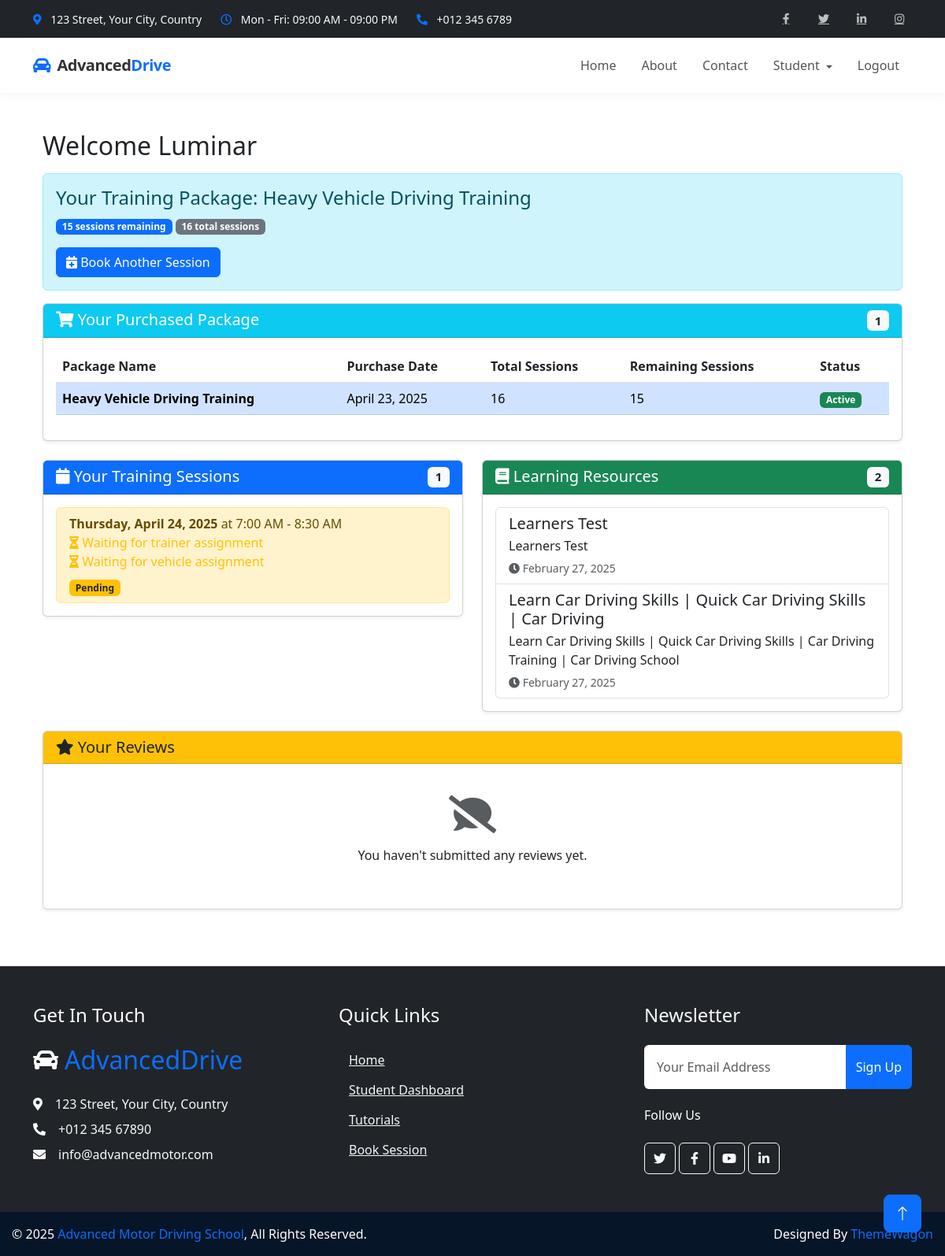
Before: /student/dashboard/ (signed in) with the older database file.
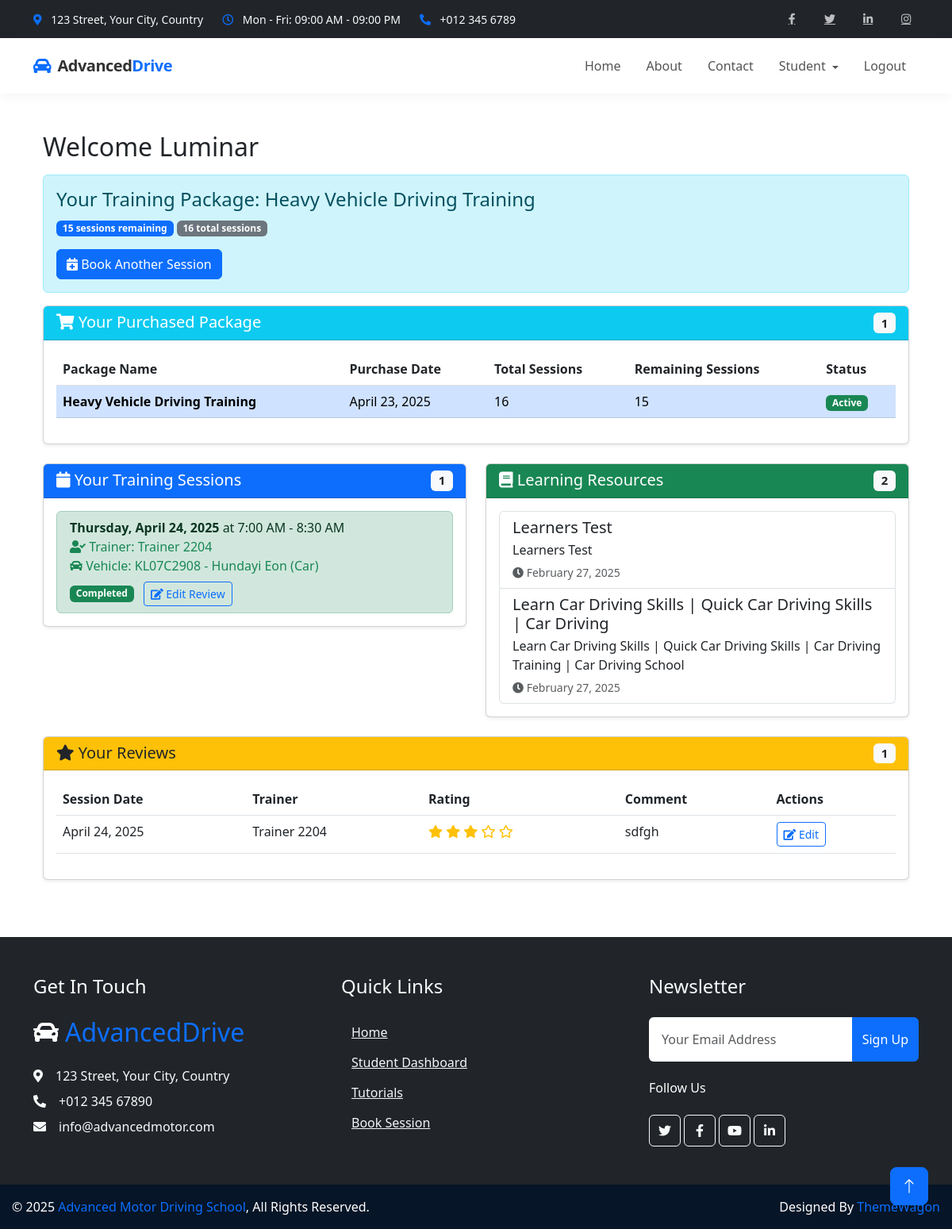
After: the same page with the newer database file.
### students/models.py (models this page shows, shortened)
class StudentPackage(models.Model):
    student = models.ForeignKey(Student, on_delete=models.CASCADE, related_name='packages')
    package = models.ForeignKey(TrainingPackage, on_delete=models.CASCADE)
    purchase_date = models.DateTimeField(auto_now_add=True)
    payment_status = models.BooleanField(default=False)
    remaining_sessions = models.PositiveIntegerField()
    has_booked_slot = models.BooleanField(default=False,null=True,blank=True)  # ✅ Add this line

class TrainingPackage(models.Model):
    course = models.ForeignKey(Course, on_delete=models.CASCADE, related_name='packages',null=True, blank=True)
    name = models.CharField(max_length=100)
    description = models.TextField()
    vehicle_type = models.CharField(max_length=10, choices=Vehicle.VEHICLE_TYPES)
    sessions = models.PositiveIntegerField()
    price = models.DecimalField(max_digits=10, decimal_places=2)

class TrainingSession(models.Model):
    TIME_SLOTS = (
        ('7:00 AM - 8:30 AM', '7:00 AM - 8:30 AM'),
        ('9:00 AM - 10:30 AM', '9:00 AM - 10:30 AM'),
        ('11:00 AM - 12:30 PM', '11:00 AM - 12:30 PM'),
        ('1:00 PM - 2:30 PM', '1:00 PM - 2:30 PM'),
        ('3:00 PM - 4:30 PM', '3:00 PM - 4:30 PM'),
        ('5:00 PM - 6:30 PM', '5:00 PM - 6:30 PM'),
    )
    student = models.ForeignKey(Student, on_delete=models.CASCADE, related_name='sessions')
    trainer = models.ForeignKey(Trainer, on_delete=models.CASCADE, related_name='sessions_trainer', null=True, blank=True)
    vehicle = models.ForeignKey(Vehicle, on_delete=models.CASCADE, related_name='sessions_vehicle', null=True, blank=True)
    student_package = models.ForeignKey(StudentPackage, on_delete=models.CASCADE, null=True, blank=True)
    session_date = models.DateField()
    time_slot = models.CharField(max_length=20, choices=TIME_SLOTS)
    completed = models.BooleanField(default=False)
    notes = models.TextField(blank=True, null=True)
    class Meta:
        unique_together = [
            ('trainer', 'session_date', 'time_slot'),
            ('student', 'session_date', 'time_slot')  # ✅ Optional but useful
        ]

class Tutorial(models.Model):
    title = models.CharField(max_length=200)
    description = models.TextField()
    content = models.TextField()
    video_url = models.URLField(blank=True, null=True)
    visible = models.BooleanField(default=True)
    created_at = models.DateTimeField(auto_now_add=True)
    updated_at = models.DateTimeField(auto_now=True)

class Review(models.Model):
    session = models.OneToOneField(TrainingSession, on_delete=models.CASCADE, related_name='review')
    student = models.ForeignKey(Student, on_delete=models.CASCADE, related_name='reviews')
    trainer = models.ForeignKey(Trainer, on_delete=models.CASCADE, related_name='reviews',null=True)
    rating = models.IntegerField(validators=[MinValueValidator(1), MaxValueValidator(5)])
    comment = models.TextField()
    created_at = models.DateTimeField(auto_now_add=True)
    class Meta:
        ordering = ['-created_at']

### trainers/models.py (models this page shows, shortened)
class Trainer(models.Model):
    user = models.OneToOneField(
        settings.AUTH_USER_MODEL,
        on_delete=models.CASCADE,
        related_name='driving_trainer_profile'
    )
    SPECIALIZATION_CHOICES = [
        ('CAR', 'Car'),
        ('SCOOTY', 'Scooty'),
        ('BOTH', 'Both Car and Scooty'),
        ('HEAVY','HEAVY'),
        ('OTHER', 'Other')
    ]
    specialization = models.CharField(
        max_length=10,
        choices=SPECIALIZATION_CHOICES,
        default='BOTH'
    )
    experience = models.PositiveIntegerField(
        validators=[MinValueValidator(0)],
        default=0,
        help_text="Years of experience as a driving trainer"
    )
    AVAILABILITY_CHOICES = [
        ('WEEKDAY', 'Weekdays Only'),
        ('WEEKEND', 'Weekends Only'),
        ('MORNING', 'Morning Shifts Only'),
        ('EVENING', 'Evening Shifts Only'),
        ('FLEXIBLE', 'Flexible Schedule'),
        ('CUSTOM', 'Custom Schedule')
    ]
    availability = models.CharField(
        max_length=10,
        choices=AVAILABILITY_CHOICES,
        default='FLEXIBLE'
    )
    is_remote = models.BooleanField(
        default=False,
        help_text="Whether this trainer provides remote training services"
    )
    service_area = models.CharField(
        max_length=255,
        blank=True,
        null=True,
        help_text="Geographic areas where remote training is available"
    )
    max_students = models.PositiveIntegerField(
        default=10,
        validators=[MinValueValidator(1)],
        help_text="Maximum number of students this trainer can handle at once"
    )
    date_joined = models.DateField(
        default=timezone.now,
        help_text="Date when the trainer joined the driving school"
    )
    license_number = models.CharField(
        max_length=50,
        blank=True,
        null=True,
        help_text="Trainer's driving license number"
    )
    notes = models.TextField(
        blank=True,
        null=True,
        help_text="Additional notes about the trainer"
    )
    is_active = models.BooleanField(
        default=True,
        help_text="Whether this trainer is currently active"
    )
    class Meta:
        ordering = ['-experience', 'user__last_name']

### vehicles/models.py (models this page shows, shortened)
class Vehicle(models.Model):
    VEHICLE_TYPES = (
        ('CAR', 'Car'),
        ('SCOOTY', 'Scooty'),
        ('OTHER', 'Other'),
        ('HEAVY','HEAVY'),
        ('SCOOTY&CAR','SCOOTY & CAR')
    )
    vehicle_number = models.CharField(max_length=20, unique=True)
    make = models.CharField(max_length=50)
    model = models.CharField(max_length=100)
    vehicle_type = models.CharField(max_length=10, choices=VEHICLE_TYPES)
    purchased_year = models.PositiveIntegerField()
    registration_expiry = models.DateField(null=True, blank=True)
    insurance_expiry = models.DateField(null=True, blank=True)
    seating_capacity = models.PositiveIntegerField(default=2)
    last_service_date = models.DateField(null=True, blank=True)
    next_service_due = models.DateField(null=True, blank=True)
    odometer_reading = models.PositiveIntegerField(default=0)
    is_active = models.BooleanField(default=True)
    created_at = models.DateTimeField(auto_now_add=True)
    updated_at = models.DateTimeField(auto_now=True)

### students/views.py (the view)
# urls.py: path('dashboard/', views.admin_dashboard, name='admin_dashboard'),
@login_required
def dashboard(request):
    try:
        student = Student.objects.get(user=request.user)
        student_reviews = Review.objects.filter(student=student).order_by('-created_at')
        student_package = StudentPackage.objects.filter(student=student, payment_status=True).last()
        all_packages = StudentPackage.objects.filter(student=student, payment_status=True).order_by('-purchase_date')
        upcoming_sessions = TrainingSession.objects.filter(
            student=student,
            session_date__gte=timezone.now().date()
        ).order_by('session_date', 'time_slot')
        completed_sessions = TrainingSession.objects.filter(
            student=student,
            completed=True
        ).order_by('-session_date', 'time_slot')
    except Student.DoesNotExist:
        student = Student.objects.create(
            user=request.user,
            address="",
            phone_number="",
            student_type="local"
        )
        student_package = None
        all_packages = []
        upcoming_sessions = []
        completed_sessions = []
    tutorials = Tutorial.objects.filter(visible=True)
    student = Student.objects.get(user=request.user)
    student_reviews = Review.objects.filter(student=student).order_by('-created_at')
    context = {
        'student': student,
        'student_package': student_package,
        'all_packages': all_packages,
        'upcoming_sessions': upcoming_sessions,
        'completed_sessions': completed_sessions,
        'tutorials': tutorials,
        'student_reviews': student_reviews,
    }
    return render(request, 'students/dashboard.html', context)

### students/templates/students/dashboard.html (shortened to what the changed rows need)
{% extends 'students/base.html' %}
{% block content %}
<div class="container">
  <h2>Welcome {{ student.user.first_name }}</h2>
  {% if student_package %}
    <div class="alert alert-info mt-3">
      <h4>Your Training Package: {{ student_package.package.name }}</h4>
      <p>
        <span class="badge bg-primary">{{ student_package.remaining_sessions }} sessions remaining</span>
        <span class="badge bg-secondary">{{ student_package.package.sessions }} total sessions</span>
      </p>
      {% if student_package.remaining_sessions > 0 %}
        <a href="{% url 'students:book_slot' %}" class="btn btn-primary">
          <i class="fas fa-calendar-plus"></i> Book Another Session
        </a>
      {% endif %}
    </div>
  {% else %}
    <div class="alert alert-warning mt-3">
      <p>⚠️ You haven't purchased any training package yet.</p>
      <a href="{% url 'students:courses' %}" class="btn btn-warning">💳 View Packages</a>
    </div>
  {% endif %}
  {% if all_packages %}
    <div class="card shadow-sm mt-3 mb-4">
      <div class="card-body">
        <div class="table-responsive">
          <table class="table table-hover">
            <thead>
              <tr>
                <th>Package Name</th>
                <th>Purchase Date</th>
                <th>Total Sessions</th>
                <th>Remaining Sessions</th>
                <th>Status</th>
              </tr>
            </thead>
            <tbody>
              {% for pkg in all_packages %}
                <tr {% if pkg == student_package %}class="table-primary"{% endif %}>
                  <td><strong>{{ pkg.package.name }}</strong></td>
                  <td>{{ pkg.purchase_date|date:"F j, Y" }}</td>
                  <td>{{ pkg.package.sessions }}</td>
                  <td>{{ pkg.remaining_sessions }}</td>
                  <td>
                    {% if pkg == student_package and pkg.remaining_sessions > 0 %}
                      <span class="badge bg-success">Active</span>
                    {% elif pkg.remaining_sessions > 0 %}
                      <span class="badge bg-info">Available</span>
                    {% else %}
                      <span class="badge bg-secondary">Completed</span>
                    {% endif %}
                  </td>
                </tr>
              {% endfor %}
            </tbody>
          </table>
        </div>
      </div>
    </div>
  {% endif %}
  <div class="row mt-4">
    <div class="col-md-6 mb-4">
      <div class="card shadow-sm">
        <div class="card-body">
          {% if upcoming_sessions %}
            <ul class="list-group">
              {% for session in upcoming_sessions %}
                <li class="list-group-item {% if not session.trainer %}list-group-item-warning{% elif session.completed %}list-group-item-success{% endif %}">
                  <strong>{{ session.session_date|date:"l, F j, Y" }}</strong> at {{ session.get_time_slot_display }}<br>
                  {% if session.trainer %}
                    <span class="text-success"><i class="fas fa-user-check"></i> Trainer: {{ session.trainer.user.get_full_name }}</span><br>
                  {% else %}
                    <span class="text-warning"><i class="fas fa-hourglass-half"></i> Waiting for trainer assignment</span><br>
                  {% endif %}
                  {% if session.vehicle %}
                    <span class="text-success"><i class="fas fa-car"></i> Vehicle: {{ session.vehicle.vehicle_number }} - {{session.vehicle.make}} ({{ session.vehicle.get_vehicle_type_display }})</span>
                  {% else %}
                    <span class="text-warning"><i class="fas fa-hourglass-half"></i> Waiting for vehicle assignment</span>
                  {% endif %}
                  <div class="mt-2 d-flex justify-content-between align-items-center">
                    <div>
                      {% if session.completed %}
                        <span class="badge bg-success">Completed</span>
                        {% if session.review %}
                          <a href="{% url 'students:edit_review' session.review.id %}" class="btn btn-sm btn-outline-primary ms-2">
                            <i class="fas fa-edit"></i> Edit Review
                          </a>
                        {% else %}
                          <a href="{% url 'students:submit_review' session.id %}" class="btn btn-sm btn-outline-primary ms-2">
                            <i class="fas fa-star"></i> Leave Review
                          </a>
                        {% endif %}
                      {% else %}
                        <span class="badge bg-warning text-dark">Pending</span>
                      {% endif %}
                    </div>
                  </div>
                </li>
              {% endfor %}
            </ul>
          {% endif %}
        </div>
      </div>
    </div>
    <div class="col-md-6 mb-4">
      <div class="card shadow-sm">
        <div class="card-body">
          {% if tutorials %}
            <div class="list-group">
              {% for tutorial in tutorials %}
                <a href="{% url 'students:view_tutorial' tutorial.id %}" class="list-group-item list-group-item-action">
                  <div class="d-flex w-100 justify-content-between">
                    <h5 class="mb-1">{{ tutorial.title }}</h5>
                  </div>
                  <p class="mb-1">{{ tutorial.description|truncatechars:100 }}</p>
                  <small class="text-muted"><i class="fas fa-clock"></i> {{ tutorial.created_at|date:"F j, Y" }}</small>
                </a>
              {% endfor %}
            </div>
          {% else %}
            <div class="text-center py-4">
              <i class="fas fa-book-open fa-3x text-muted mb-3"></i>
              <p>No tutorials available at this time.</p>
            </div>
          {% endif %}
        </div>
      </div>
    </div>
  </div>
  <div class="card shadow-sm mb-4">
    <div class="card-header bg-warning text-dark">
      <h5 class="mb-0">
        <i class="fas fa-star"></i> Your Reviews
        {% if student_reviews %}
          <span class="badge bg-light text-dark float-end">{{ student_reviews|length }}</span>
        {% endif %}
      </h5>
    </div>
    <div class="card-body">
      {% if student_reviews %}
        <div class="table-responsive">
          <table class="table table-hover">
            <thead>
              <tr>
                <th>Session Date</th>
                <th>Trainer</th>
                <th>Rating</th>
                <th>Comment</th>
                <th>Actions</th>
              </tr>
            </thead>
            <tbody>
              {% for review in student_reviews %}
                <tr>
                  <td>{{ review.session.session_date|date:"F j, Y" }}</td>
                  <td>{{ review.trainer.user.get_full_name }}</td>
                  <td>
                    <div class="text-warning">
                      {% for i in "12345" %}
                        {% if forloop.counter <= review.rating %}
                          <i class="fas fa-star"></i>
                        {% else %}
                          <i class="far fa-star"></i>
                        {% endif %}
                      {% endfor %}
                    </div>
                  </td>
                  <td>{{ review.comment|truncatechars:50 }}</td>
                  <td>
                    <a href="{% url 'students:edit_review' review.id %}" class="btn btn-sm btn-outline-primary">
                      <i class="fas fa-edit"></i> Edit
                    </a>
                  </td>
                </tr>
              {% endfor %}
            </tbody>
          </table>
        </div>
      {% else %}
        <div class="text-center py-4">
          <i class="fas fa-comment-slash fa-3x text-muted mb-3"></i>
          <p>You haven't submitted any reviews yet.</p>
        </div>
      {% endif %}
    </div>
  </div>
</div>
{% endblock %}

Changed rows visible on the page:
changed TrainingSession "7:00 AM - 8:30 AM": trainer.user.get_full_name (not shown) → "Trainer 2204"; vehicle.vehicle_number (not shown) → "KL07C2908"; vehicle.make (not shown) → "Hundayi Eon"; vehicle.vehicle_type (not shown) → "Car"; trainer_id "Waiting for trainer assignment" → "Trainer:"; vehicle_id "Waiting for vehicle assignment" → "Vehicle: - ( )"; completed "Pending" → "Completed Edit Review"
added Review: session.session_date "April 24, 2025", trainer.user.get_full_name "Trainer 2204", rating 3 (drawn), comment "sdfgh"
Other visible differences:
{{ student_reviews|length }}: (not shown) → "1"
text no longer shown: "You haven't submitted any reviews yet."
text now shown: "Session Date Trainer Rating Comment Actions"
